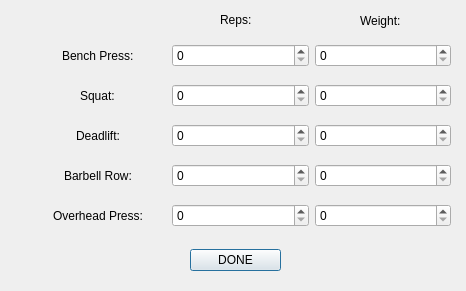
<?xml version="1.0" encoding="UTF-8"?>
<ui version="4.0">
 <class>Weightlifting</class>
 <widget class="QDialog" name="Weightlifting">
  <property name="geometry">
   <rect>
    <x>0</x>
    <y>0</y>
    <width>466</width>
    <height>291</height>
   </rect>
  </property>
  <property name="windowTitle">
   <string>Dialog</string>
  </property>
  <widget class="QWidget" name="horizontalLayoutWidget">
   <property name="geometry">
    <rect>
     <x>30</x>
     <y>40</y>
     <width>421</width>
     <height>31</height>
    </rect>
   </property>
   <layout class="QHBoxLayout" name="horizontalLayout">
    <item alignment="Qt::AlignHCenter">
     <widget class="QLabel" name="label">
      <property name="text">
       <string>Bench Press:</string>
      </property>
     </widget>
    </item>
    <item>
     <widget class="QSpinBox" name="rbench"/>
    </item>
    <item>
     <widget class="QSpinBox" name="wbench">
      <property name="maximum">
       <number>1000</number>
      </property>
     </widget>
    </item>
   </layout>
  </widget>
  <widget class="QLabel" name="repslabel">
   <property name="geometry">
    <rect>
     <x>220</x>
     <y>10</y>
     <width>41</width>
     <height>20</height>
    </rect>
   </property>
   <property name="text">
    <string>Reps:</string>
   </property>
  </widget>
  <widget class="QLabel" name="weightlabel">
   <property name="geometry">
    <rect>
     <x>360</x>
     <y>10</y>
     <width>61</width>
     <height>21</height>
    </rect>
   </property>
   <property name="text">
    <string>Weight:</string>
   </property>
  </widget>
  <widget class="QWidget" name="horizontalLayoutWidget_2">
   <property name="geometry">
    <rect>
     <x>190</x>
     <y>240</y>
     <width>91</width>
     <height>41</height>
    </rect>
   </property>
   <layout class="QHBoxLayout" name="horizontalLayout_2">
    <item>
     <widget class="QPushButton" name="pushButton">
      <property name="text">
       <string>DONE</string>
      </property>
     </widget>
    </item>
   </layout>
  </widget>
  <widget class="QWidget" name="horizontalLayoutWidget_3">
   <property name="geometry">
    <rect>
     <x>30</x>
     <y>80</y>
     <width>421</width>
     <height>31</height>
    </rect>
   </property>
   <layout class="QHBoxLayout" name="horizontalLayout_3">
    <item alignment="Qt::AlignHCenter">
     <widget class="QLabel" name="label_2">
      <property name="text">
       <string>Squat:</string>
      </property>
     </widget>
    </item>
    <item>
     <widget class="QSpinBox" name="rsquat"/>
    </item>
    <item>
     <widget class="QSpinBox" name="wsquat">
      <property name="maximum">
       <number>1000</number>
      </property>
     </widget>
    </item>
   </layout>
  </widget>
  <widget class="QWidget" name="horizontalLayoutWidget_4">
   <property name="geometry">
    <rect>
     <x>30</x>
     <y>160</y>
     <width>421</width>
     <height>31</height>
    </rect>
   </property>
   <layout class="QHBoxLayout" name="horizontalLayout_4">
    <item alignment="Qt::AlignHCenter">
     <widget class="QLabel" name="label_3">
      <property name="text">
       <string>Barbell Row:</string>
      </property>
     </widget>
    </item>
    <item>
     <widget class="QSpinBox" name="rrow"/>
    </item>
    <item>
     <widget class="QSpinBox" name="wrow">
      <property name="maximum">
       <number>1000</number>
      </property>
     </widget>
    </item>
   </layout>
  </widget>
  <widget class="QWidget" name="horizontalLayoutWidget_5">
   <property name="geometry">
    <rect>
     <x>30</x>
     <y>200</y>
     <width>421</width>
     <height>31</height>
    </rect>
   </property>
   <layout class="QHBoxLayout" name="horizontalLayout_5">
    <item alignment="Qt::AlignHCenter">
     <widget class="QLabel" name="label_4">
      <property name="text">
       <string>Overhead Press:</string>
      </property>
     </widget>
    </item>
    <item>
     <widget class="QSpinBox" name="rpress"/>
    </item>
    <item>
     <widget class="QSpinBox" name="wpress">
      <property name="maximum">
       <number>1000</number>
      </property>
     </widget>
    </item>
   </layout>
  </widget>
  <widget class="QWidget" name="horizontalLayoutWidget_6">
   <property name="geometry">
    <rect>
     <x>30</x>
     <y>120</y>
     <width>421</width>
     <height>31</height>
    </rect>
   </property>
   <layout class="QHBoxLayout" name="horizontalLayout_6">
    <item alignment="Qt::AlignHCenter">
     <widget class="QLabel" name="label_5">
      <property name="text">
       <string>Deadlift:</string>
      </property>
     </widget>
    </item>
    <item>
     <widget class="QSpinBox" name="rdead"/>
    </item>
    <item>
     <widget class="QSpinBox" name="wdead">
      <property name="maximum">
       <number>1000</number>
      </property>
     </widget>
    </item>
   </layout>
  </widget>
 </widget>
 <resources/>
 <connections/>
</ui>
